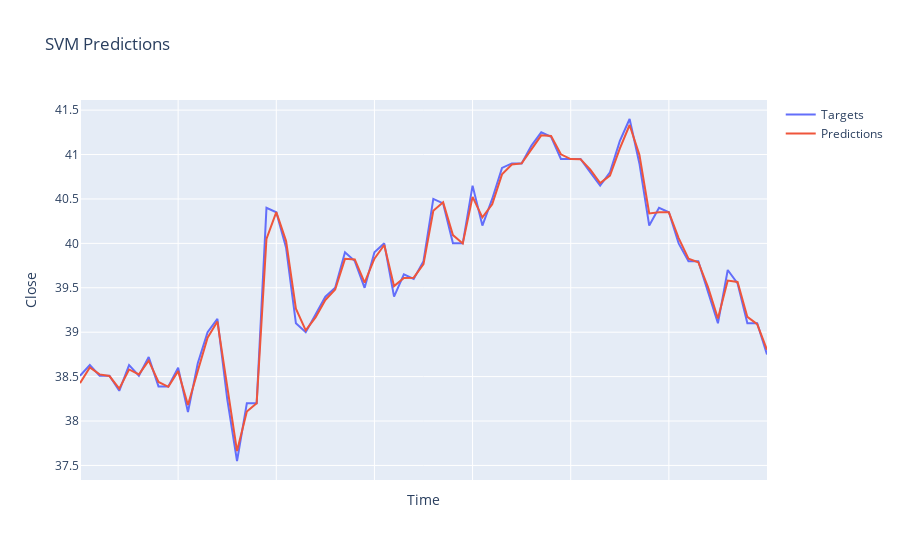

Notebook code for this chart:
### Code cell
visualize_results(bid_svm_one_step, "SVM")
